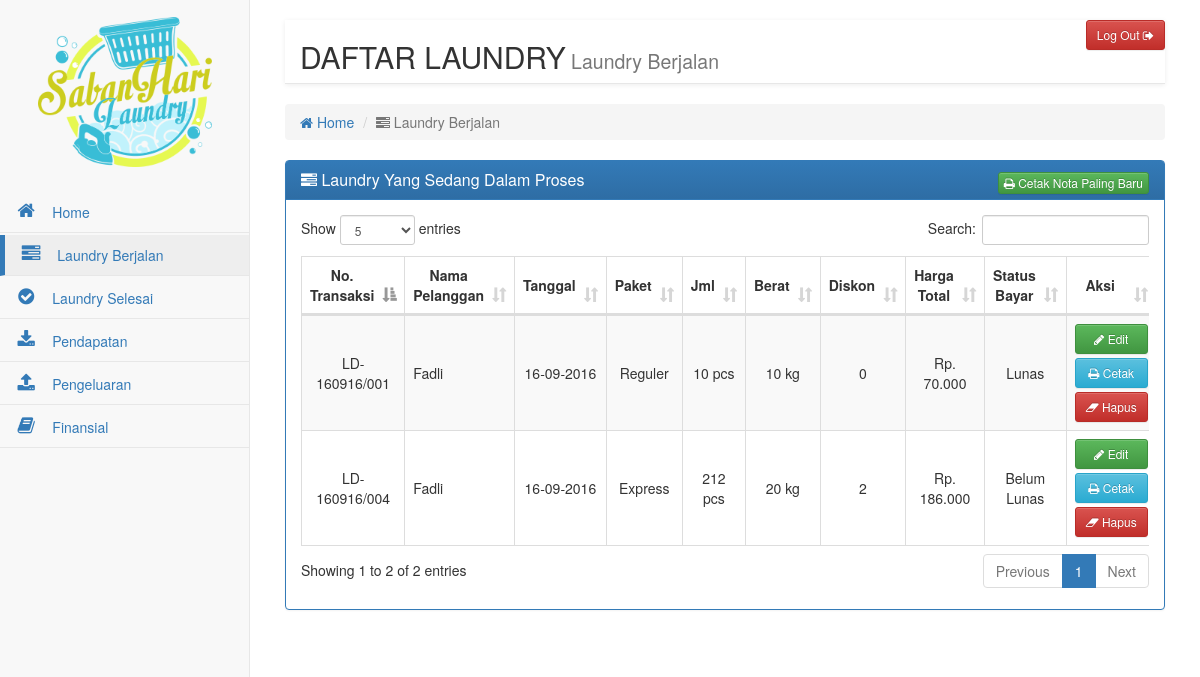
/pages/order-ongoing.php (signed in), run on the app's committed database.
### tables this page shows
CREATE TABLE `tb_transaksi` (
  `no_transaksi` varchar(15) NOT NULL,
  `id_pelanggan` int(11) NOT NULL,
  `tanggal` date NOT NULL,
  `jenis_paket` int(1) NOT NULL,
  `jmlh_pakaian` float DEFAULT NULL,
  `jmlh_kilo` float DEFAULT NULL,
  `diskon` int(11) NOT NULL,
  `status_bayar` tinyint(1) DEFAULT NULL,
  `status_laundry` tinyint(1) DEFAULT NULL,
  `harga` int(11) DEFAULT NULL
);

CREATE TABLE `tb_pelanggan` (
  `id_pelanggan` int(11) NOT NULL,
  `nama_pelanggan` varchar(30) NOT NULL,
  `total_kilo` float NOT NULL,
  `diskon` int(11) NOT NULL
);

CREATE TABLE `tb_paket` (
  `jenis_paket` int(1) NOT NULL,
  `nama_paket` varchar(10) NOT NULL,
  `harga` int(11) DEFAULT NULL
);

### functions/functions.php (called while the page is built, shortened)
<?php
	function koneksi(){
	    $conn = mysqli_connect("localhost", "root", "") or die ("Koneksi ke database gagal");
	    mysqli_select_db($conn, "laundry") or die("Database Salah");
	    return $conn;
	}
	function getLastTransaksi(){
		$query = "SELECT no_transaksi FROM tb_transaksi ORDER BY no_transaksi DESC LIMIT 1";
		$transaksi = tampil($query);
		if (!empty($transaksi)) {
			$transaksi = tampil($query)[0];
			$hasil =  $transaksi["no_transaksi"];
		}else{
			$hasil = 0;
		}
		return $hasil;
	}
	function tampil($query){
		$conn = koneksi();
		$result = mysqli_query($conn, $query);
		$rows = array();
		while ($row = mysqli_fetch_assoc($result)) {
			$rows[] = $row;
		}
		return $rows;
	}
?>

### pages/order-ongoing.php (the view, shortened to what this page needs)
<?php
    require '../functions/functions.php';
    $query = "
        SELECT
            t.no_transaksi,
            p.nama_pelanggan,
            t.tanggal,
            pk.nama_paket,
            t.jmlh_pakaian,
            t.jmlh_kilo,
            t.harga,
            t.diskon,
            IF(t.status_bayar = 0, 'Belum Lunas', 'Lunas') as status_bayar
        FROM
            tb_transaksi t, tb_pelanggan p, tb_paket pk
        WHERE
            t.id_pelanggan = p.id_pelanggan AND
            t.jenis_paket = pk.jenis_paket AND
            status_laundry = 0
            ORDER BY t.no_transaksi DESC";
    $order_ongoing = tampil($query);
    $transaksi_terakhir = getLastTransaksi();
?>
<!DOCTYPE html>
<html lang="en">
<?php require '../templates/header.php'; ?>
<body>
    <div id="wrapper">
        <?php require '../templates/nav.php'; ?>
        <div id="page-content-wrapper">
            <div class="container-fluid xyz">
                <?php require '../templates/nav-top.php'; ?>
                <br>
                <div class="row">
                    <div class="col-md-12">
                        <ol class="breadcrumb">
                            <li><a href="home.php"><i class="fa fa-home" aria-hidden="true"></i> Home</a></li>
                            <li class="active"><i class="fa fa-tasks"></i> Laundry Berjalan</li>
                        </ol>
                    </div>
                </div>
                <div class="row">
                    <div class="col-md-12">
                        <div class="panel panel-primary">
                            <div class="panel-heading">
                                <div class="pull-right">
                                    <div class="btn-group">
                                    <a href="../print/print.php?id=<?php echo $transaksi_terakhir; ?>" target="_blank" type="button" class="btn btn-success btn-xs">
                                        <i class="fa fa-print" aria-hidden="true"></i> Cetak Nota Paling Baru
                                    </a>
                                    </div>
                                </div>
                                <h3 class="panel-title"><i class="fa fa-tasks" aria-hidden="true"></i> Laundry Yang Sedang Dalam Proses</h3>
                            </div>
                            <div class="panel-body">
                                <div class="table-responsive">
                                    <table id="tabel" class="table table-hover table-striped table-bordered">
                                        <thead>
                                            <tr>
                                                <th width="100px">No. Transaksi</th>
                                                <th>Nama Pelanggan</th>
                                                <th>Tanggal</th>
                                                <th>Paket</th>
                                                <th>Jml</th>
                                                <th>Berat</th>
                                                <th>Diskon</th>
                                                <th>Harga Total</th>
                                                <th>Status Bayar</th>
                                                <th>Aksi</th>
                                            </tr>
                                        </thead>
                                        <tbody>
                                <?php   foreach ($order_ongoing as $order): ?>
                                            <tr>
                                                <td align="center">
                                                    <?php echo $order["no_transaksi"]; ?>
                                                </td>
                                                <td>
                                                    <?php echo $order["nama_pelanggan"]; ?>
                                                </td>
                                                <td align="center">
                                                    <?php echo date("d-m-Y",strtotime($order["tanggal"])); ?>
                                                </td>
                                                <td align="center">
                                                    <?php echo $order["nama_paket"]; ?>
                                                </td>
                                                <td align="center">
                                                    <?php echo $order["jmlh_pakaian"].' pcs'; ?>
                                                </td>
                                                <td align="center">
                                                    <?php echo $order["jmlh_kilo"].' kg'; ?>
                                                </td>
                                                <td align="center">
                                                    <?php echo $order["diskon"]; ?>
                                                </td>
                                                <td align="center">Rp.
                                                    <?php echo number_format($order["harga"], 0, ',', '.'); ?>
                                                </td>
                                                <td align="center">
                                                    <?php echo $order["status_bayar"]; ?>
                                                </td>
                                                <td>
                                                    <a href="edit.php?id=<?php echo $order["no_transaksi"]; ?>&page_src=1" type="button" class="btn btn-success btn-sm center-block clearfix" style="margin-bottom : 4px;"><i class="fa fa-pencil" aria-hidden="true"></i> Edit</a>
                                                    <a href="../print/print.php?id=<?php echo $order["no_transaksi"]; ?>" target="_blank" type="button" class="btn btn-info btn-sm center-block clearfix" style="margin-bottom : 4px;"><i class="fa fa-print" aria-hidden="true"></i> Cetak</a>
                                                    <a href="hapus.php?id=<?php echo $order["no_transaksi"]; ?>&page_src=1&type=2" onclick="return confirm('Anda akan menghapus transaksi dengan nomor <?php echo $order["no_transaksi"]; ?>')" type="button" class="btn btn-danger btn-sm center-block clearfix"><i class="fa fa-eraser" aria-hidden="true"></i> Hapus</a>
                                                </td>
                                            </tr>
                                <?php   endforeach ?>
                                        </tbody>
                                    </table>
                                </div>
                            </div>
                        </div>
                    </div>
                </div>
            </div>
        </div>
    </div>
</body>
</html>

### css/style.css (style rules this page uses)
html { overflow-y: scroll; }
#wrapper { padding-left: 0; -webkit-transition: all 0.5s ease; -moz-transition: all 0.5s ease; -o-transition: all 0.5s ease; transition: all 0.5s ease; overflow: hidden; }
#page-content-wrapper { position: absolute; padding: 15px; width: 100%; overflow-x: hidden; }
.xyz { min-width: 360px; }
@media (min-width:768px) { #wrapper { padding-left: 250px; } }
@media (min-width:768px) { #page-content-wrapper { padding: 20px; position: relative; -webkit-transition: all 0.5s ease; -moz-transition: all 0.5s ease; -o-transition: all 0.5s ease; transition: all 0.5s ease; } }
.table th { text-align: center; }
.table th, td { vertical-align: middle !important; }

### data on the page
tb_transaksi: no_transaksi "LD-160916/004", id_pelanggan.nama_pelanggan "Fadli", tanggal "16-09-2016", jenis_paket.nama_paket "Express", jmlh_pakaian "212", jmlh_kilo "20", diskon "2", harga "186.000", status_bayar "Belum Lunas"
tb_transaksi: no_transaksi "LD-160916/001", id_pelanggan.nama_pelanggan "Fadli", tanggal "16-09-2016", jenis_paket.nama_paket "Reguler", jmlh_pakaian "10", jmlh_kilo "10", diskon "0", harga "70.000", status_bayar "Lunas"

### other printed values
$header_name "DAFTAR LAUNDRY"
$sub_header_name "Laundry Berjalan"
